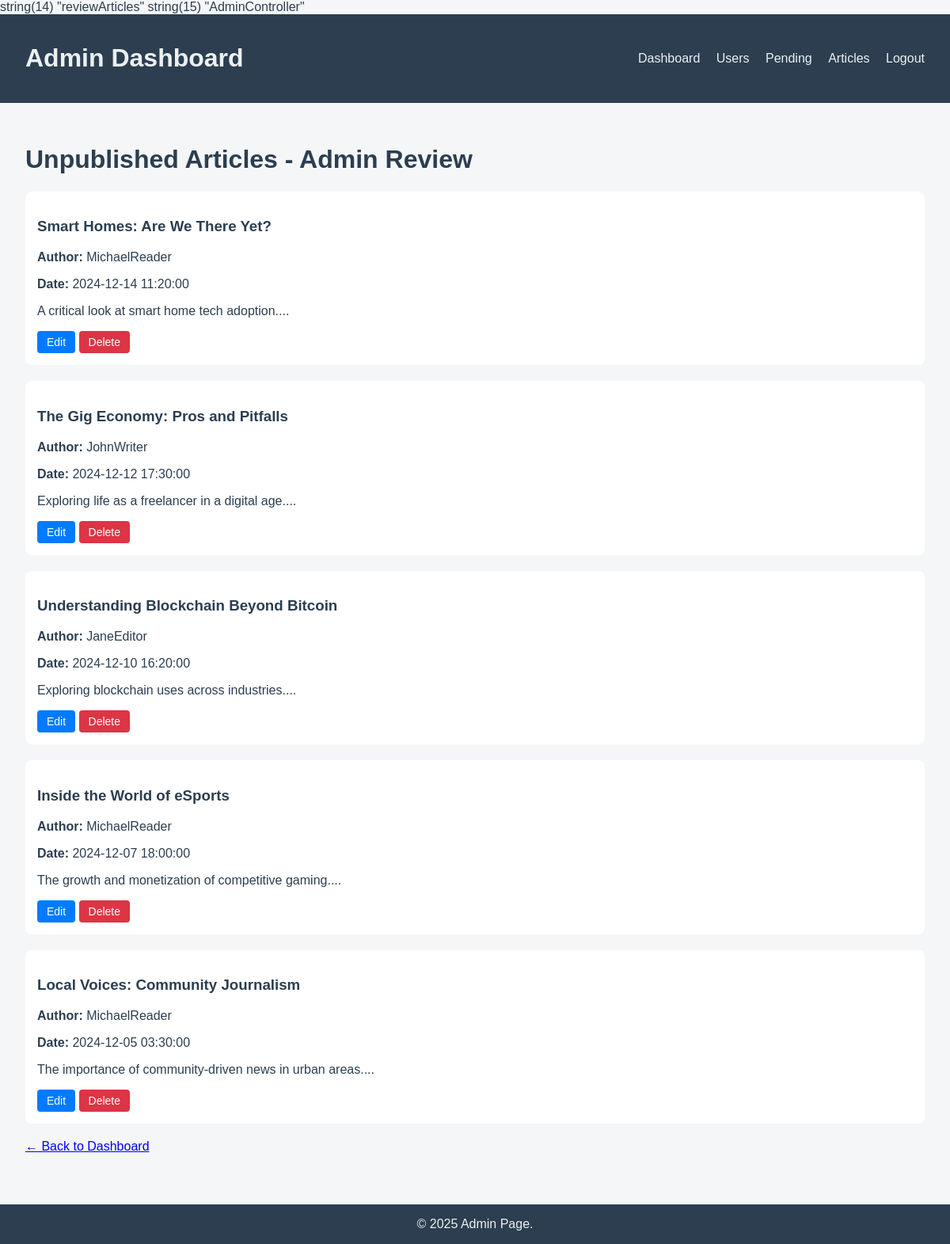
Page /public/admin/reviewArticles (signed in) on the committed database.
### tables this page shows
CREATE TABLE `articles` (
  `id` int(11) NOT NULL,
  `title` varchar(255) NOT NULL,
  `content` text NOT NULL,
  `author_id` int(11) DEFAULT NULL,
  `is_published` tinyint(1) DEFAULT 0,
  `allow_comments` tinyint(1) DEFAULT 1,
  `created_at` timestamp NOT NULL DEFAULT current_timestamp(),
  `updated_at` timestamp NOT NULL DEFAULT current_timestamp() ON UPDATE current_timestamp(),
  `image_data` longblob DEFAULT NULL
);

CREATE TABLE `users` (
  `id` int(11) NOT NULL,
  `username` varchar(50) NOT NULL,
  `email` varchar(100) NOT NULL,
  `password` varchar(255) NOT NULL,
  `role_id` int(11) DEFAULT NULL,
  `created_at` timestamp NOT NULL DEFAULT current_timestamp()
);

### app/helpers.php (called while the page is built, shortened)
<?php
function render($view, $data = [], $layout = 'layout') {
    extract($data);
    require views_path($view . '.php');
}
function base_path($path = '') {
    return realpath(__DIR__ . '/../' . '/' . ltrim($path, '/'));
}
function views_path($path = '') {
    return base_path('app/views/' . ltrim($path, '/'));
}

### app/controllers/AdminController.php (called while the page is built, shortened)
<?php
class AdminController {
    public function reviewArticles() {
        $db = new Database();
        $pdo = $db->connect();
        $stmt = $pdo->query("
        SELECT a.id, a.title, a.content, a.created_at, a.image_data, u.username
        FROM articles a
        JOIN users u ON a.author_id = u.id
        WHERE a.is_published = 0
        ORDER BY a.created_at DESC
        ");
        $articles = $stmt->fetchAll(PDO::FETCH_ASSOC);
        $data = [
            'articles' => $articles
        ];
        render('admin/reviewArticles', $data, layout: 'admin/layout');
    }
}
?>

### app/views/admin/reviewArticles.php (the view, shortened to what this page needs)
<h1>Unpublished Articles - Admin Review</h1>
<?php foreach ($articles as $article): ?>
    <div style="background:#fff; padding:15px; margin-bottom:20px; border-radius:8px;">
        <h3><?= htmlspecialchars($article['title']) ?></h3>
        <p><strong>Author:</strong> <?= htmlspecialchars($article['username']) ?></p>
        <p><strong>Date:</strong> <?= htmlspecialchars($article['created_at']) ?></p>
        <p><?= nl2br(htmlspecialchars(substr($article['content'], 0, 200))) ?>...</p>
        <form action="/PHP_MVC/public/admin/editArticles" method="get" style="display:inline;">
            <button type="submit" class="btn-update">Edit</button>
        </form>
        <form action="/PHP_MVC/public/admin/deleteArticles" method="post" onsubmit="return confirm('Are you sure you want to delete this article?');" style="display:inline;">
            <button type="submit" class="btn-delete">Delete</button>
        </form>
    </div>
<?php endforeach; ?>
<a href="/PHP_MVC/public/admin/dashboard">&larr; Back to Dashboard</a>

### public/css/admin.css (style rules this page uses)
body { font-family: Arial, sans-serif; margin: 0; background: #f4f6f8; color: #2c3e50; transition: background 0.3s, color 0.3s; }
.btn-delete { color: white; background: #e74c3c; }
.btn-update { color: white; background: #3498db; }

### app/views/admin/reviewArticles.php (style rules this page uses)
.btn-update, .btn-delete { padding: 6px 12px; font-size: 14px; border-radius: 4px; text-decoration: none; border: none; cursor: pointer; display: inline-block; transition: background-color 0.2s ease; }
.btn-update { background-color: #007bff; color: #fff; }
.btn-delete { background-color: #dc3545; color: #fff; }

### rows in the picture
articles: title "Smart Homes: Are We There Yet?", author.username "MichaelReader", created_at "2024-12-14 11:20:00", content "A critical look at smart home tech adoption."
articles: title "The Gig Economy: Pros and Pitfalls", author.username "JohnWriter", created_at "2024-12-12 17:30:00", content "Exploring life as a freelancer in a digital age."
articles: title "Understanding Blockchain Beyond Bitcoin", author.username "JaneEditor", created_at "2024-12-10 16:20:00", content "Exploring blockchain uses across industries."
articles: title "Inside the World of eSports", author.username "MichaelReader", created_at "2024-12-07 18:00:00", content "The growth and monetization of competitive gaming."
articles: title "Local Voices: Community Journalism", author.username "MichaelReader", created_at "2024-12-05 03:30:00", content "The importance of community-driven news in urban areas."
